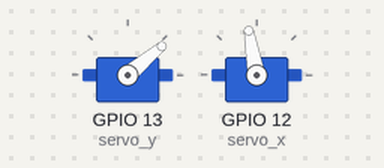
Bench run of a sketch on a simulated ESP32. Parts: 2 × servo.

Above: at 2.05 s.
At 4.0 s:
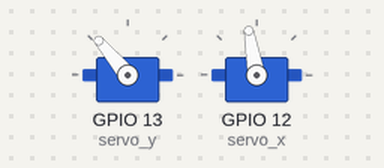
At 6.0 s:
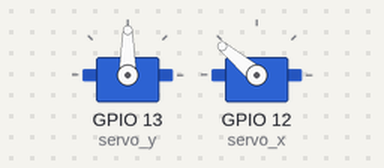
At 10.0 s:
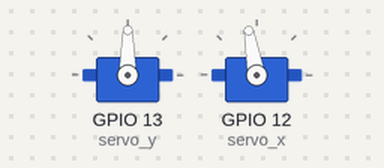
Timing chart, 0 to 12.4 s (numbered marks = the images above):
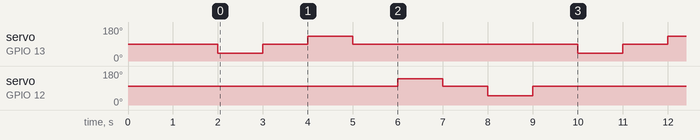

The sketch:

test_servo.ino
```cpp
#include <ESP32Servo.h>

Servo servo_y;

Servo servo_x;
int delay_amt = 1000;
int middle_y = 90;
int max_left_y = 130;
int max_right_y = 40;

int middle_x = 100;
int max_left_x = 50;
int max_right_x = 140;

void setup() {
  // put your setup code here, to run once:

  servo_y.attach(13);
  servo_x.attach(12);
  servo_x.write(middle_x);
  servo_y.write(middle_y);
  delay(2000);

}

void loop() {
  // put your main code here, to run repeatedly:
  servo_y.write(max_right_y);
  delay(delay_amt);
  servo_y.write(middle_y);
  delay(delay_amt);
  servo_y.write(max_left_y);
  delay(delay_amt);
  servo_y.write(middle_y);
  delay(delay_amt);

  servo_x.write(max_right_x);
  delay(delay_amt);
  servo_x.write(middle_x);
  delay(delay_amt);
  servo_x.write(max_left_x);
  delay(delay_amt);
  servo_x.write(middle_x);
  delay(delay_amt);


}
```

Measured:
- by itself, servo on GPIO 13 (servo_y): repeats every 8.0 s: 90° 1.0 s, 130° 1.0 s, 90° 5.0 s, 40° 1.0 s
- by itself, servo on GPIO 12 (servo_x): repeats every 8.0 s: 100° 1.0 s, 50° 1.0 s, 100° 5.0 s, 140° 1.0 s
